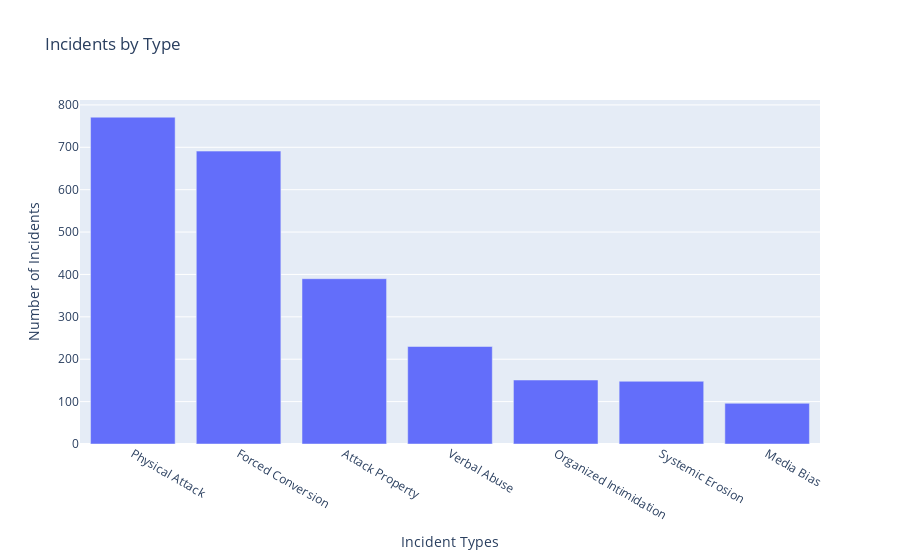

Source (notebook cell):
### Code cell
import pandas as pd
import matplotlib.pyplot as plt
import seaborn as sns
import plotly.express as px

# Load Excel file into a DataFrame
df = pd.read_excel("C:/Users/tejas/Downloads/IncidentVsNumber.xlsx")

# Check for null values in the DataFrame
null_values = df.isnull().sum()
print("Null Values:")
print(null_values)

# Drop rows with null values in specific columns (e.g., 'Incident Types' and 'Number of Incidents')
columns_to_check = ['Incident Types', 'Number of Incidents']
df = df.dropna(subset=columns_to_check)

df = df[df['Incident Types'] != 'Grand Total']

# Pie Chart
plt.figure(figsize=(8, 8))
plt.pie(df['Number of Incidents'], labels=df['Incident Types'], autopct='%1.1f%%')
plt.title('Distribution of Incident Types')
plt.show()

# Bar Graph
plt.figure(figsize=(10, 6))
plt.bar(df['Incident Types'], df['Number of Incidents'])
plt.xlabel('Incident Types')
plt.ylabel('Number of Incidents')
plt.title('Incidents by Type')
plt.xticks(rotation=45, ha='right')
plt.show()

# Line Chart
plt.figure(figsize=(10, 6))
plt.plot(df['Incident Types'], df['Number of Incidents'], marker='o')
plt.xlabel('Incident Types')
plt.ylabel('Number of Incidents')
plt.title('Trend of Incidents')
plt.xticks(rotation=45, ha='right')
plt.grid(True)
plt.show()

# Box Plot
plt.figure(figsize=(10, 6))
sns.boxplot(x=df['Incident Types'], y=df['Number of Incidents'])
plt.xlabel('Incident Types')
plt.ylabel('Number of Incidents')
plt.title('Distribution of Incidents')
plt.xticks(rotation=45, ha='right')
plt.show()

# Interactive Bar Graph (Plotly)
fig = px.bar(df, x='Incident Types', y='Number of Incidents', title='Incidents by Type')
fig.update_layout(xaxis={'categoryorder':'total descending'})
fig.show()

### Figure 1 — Plotly figure (JSON) as saved in the notebook; plotly's stock layout.template omitted (floating-point values rounded to 4 significant figures)
{"data": [{"alignmentgroup": "True", "hovertemplate": "Incident Types=%{x}<br>Number of Incidents=%{y}<extra></extra>", "legendgroup": "", "marker": {"color": "#636efa", "pattern": {"shape": ""}}, "name": "", "offsetgroup": "", "orientation": "v", "showlegend": false, "textposition": "auto", "type": "bar", "x": ["Attack Property", "Forced Conversion", "Media Bias", "Organized Intimidation", "Physical Attack", "Systemic Erosion", "Verbal Abuse"], "xaxis": "x", "y": [390, 691, 96, 151, 771, 148, 230], "yaxis": "y"}], "layout": {"barmode": "relative", "legend": {"tracegroupgap": 0}, "title": {"text": "Incidents by Type"}, "xaxis": {"anchor": "y", "categoryorder": "total descending", "domain": [0, 1], "title": {"text": "Incident Types"}}, "yaxis": {"anchor": "x", "domain": [0, 1], "title": {"text": "Number of Incidents"}}}}
